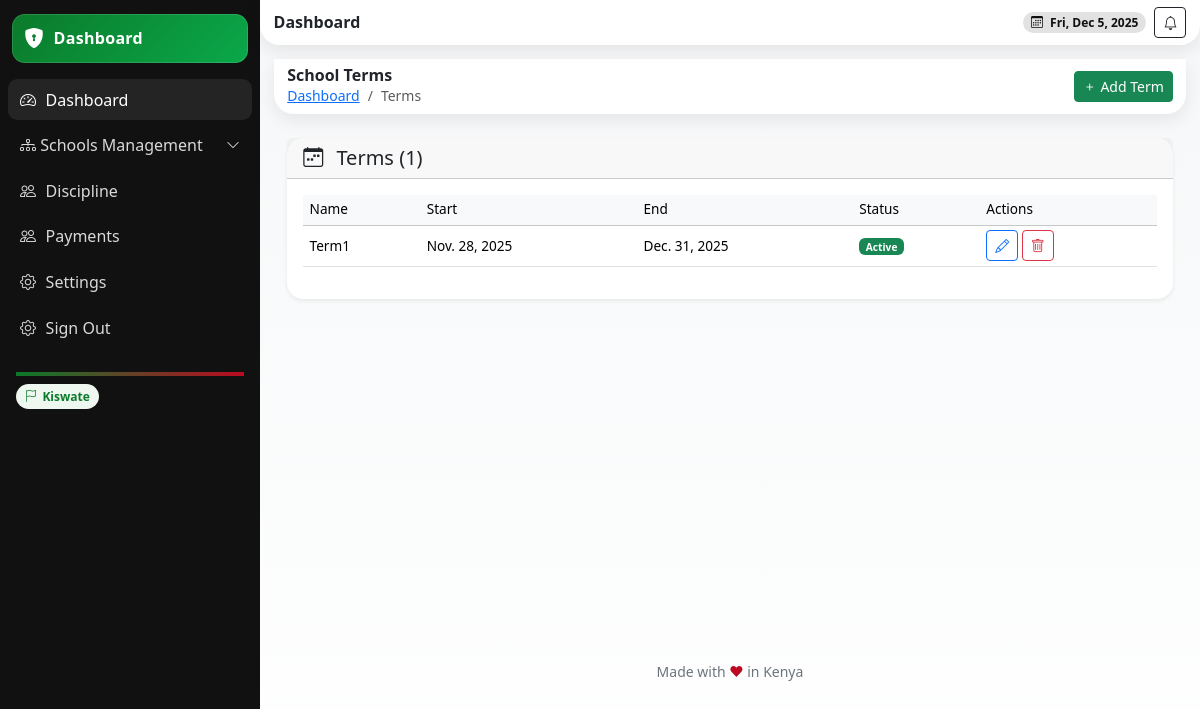
/terms/ (signed in), run on an earlier commit of the app's database.
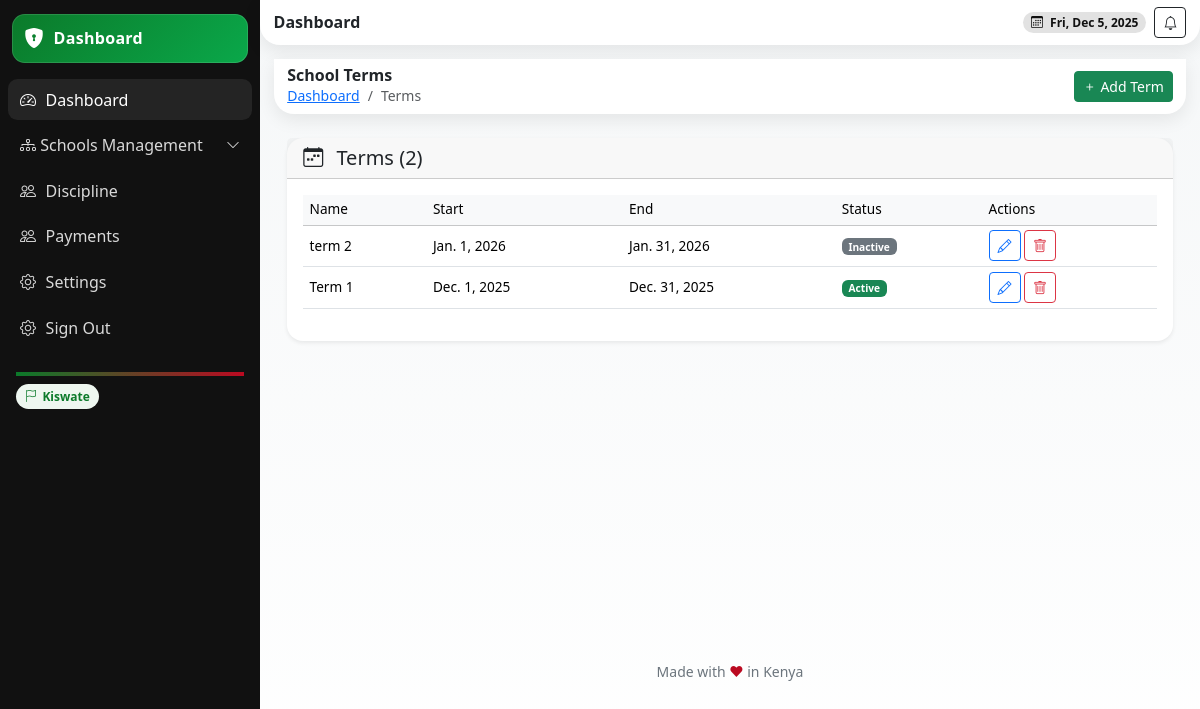
And on a later commit of the database.
### school/models.py (models this page shows, shortened)
class Term(models.Model):
    school = models.ForeignKey('School', on_delete=models.CASCADE, related_name='terms')
    name = models.CharField(max_length=80)
    start_date = models.DateField()
    end_date = models.DateField()
    is_active = models.BooleanField(default=False)
    class Meta:
        unique_together = ('school', 'name')
    class Meta:
        ordering = ['-start_date']

### school/views.py (the view)
# urls.py: path("terms/", views.term_list, name="term-list"),
def term_list(request):
    try:
        school = request.user.school_admin_profile
    except AttributeError as e:
        logger.warning(f"Permission denied for user {request.user.email}: {e}")
        messages.error(request, f"You do not have permission to access this page. (User: {request.user.email})")
        return redirect('school:dashboard')
    terms = Term.objects.filter(school=school)
    form = TermForm()
    return render(request, "school/terms.html", {"school": school, "terms": terms, "form": form})

### templates/school/terms.html (shortened to what this page needs)
{% extends 'school/base.html' %}
{% block content %}
<header class="header d-flex align-items-center justify-content-between">
  <div class="d-flex align-items-center gap-2">
    <div>
      <h6 class="m-0 fw-bold">School Terms</h6>
      <nav aria-label="breadcrumb" class="small">
        <ol class="breadcrumb mb-0">
          <li class="breadcrumb-item"><a href="{% url 'school:dashboard' %}">Dashboard</a></li>
          <li class="breadcrumb-item active" aria-current="page">Terms</li>
        </ol>
      </nav>
    </div>
  </div>
  <div>
    <button class="btn btn-sm btn-success"
            data-bs-toggle="modal"
            data-bs-target="#termModal"
            data-mode="create">
      <i class="bi bi-plus"></i> Add Term
    </button>
  </div>
</header>
<section class="content container-fluid py-4">
  <div class="card shadow-sm border-0 rounded-4">
    <div class="card-header d-flex justify-content-between align-items-center">
      <h5 class="mb-0"><i class="bi bi-calendar-week me-2"></i> Terms ({{ terms.count }})</h5>
    </div>
    <div class="card-body">
      <div class="table-responsive">
        <table class="table table-hover align-middle">
          <thead class="table-light">
            <tr>
              <th>Name</th>
              <th>Start</th>
              <th>End</th>
              <th>Status</th>
              <th>Actions</th>
            </tr>
          </thead>
          <tbody>
            {% for term in terms %}
            <tr>
              <td>{{ term.name }}</td>
              <td>{{ term.start_date }}</td>
              <td>{{ term.end_date }}</td>
              <td>
                {% if term.is_active %}
                  <span class="badge bg-success">Active</span>
                {% else %}
                  <span class="badge bg-secondary">Inactive</span>
                {% endif %}
              </td>
              <td>
                <button class="btn btn-sm btn-outline-primary"
                        data-bs-toggle="modal"
                        data-bs-target="#termModal"
                        data-mode="edit"
                        data-id="{{ term.id }}"
                        data-name="{{ term.name }}"
                        data-start="{{ term.start_date }}"
                        data-end="{{ term.end_date }}"
                        data-active="{{ term.is_active }}">
                  <i class="bi bi-pencil"></i>
                </button>
                <button class="btn btn-sm btn-outline-danger"
                        data-bs-toggle="modal"
                        data-bs-target="#deleteModal"
                        data-id="{{ term.id }}"
                        data-name="{{ term.name }}">
                  <i class="bi bi-trash"></i>
                </button>
              </td>
            </tr>
            {% empty %}
            <tr>
              <td colspan="5" class="text-center text-muted py-4">No terms found.</td>
            </tr>
            {% endfor %}
          </tbody>
        </table>
      </div>
    </div>
  </div>
</section>
{% endblock %}

What changed in the data, as far as the page shows it:
removed Term: name "Term1", start_date "Nov. 28, 2025", end_date "Dec. 31, 2025", is_active "Active"
added Term: name "term 2", start_date "Jan. 1, 2026", end_date "Jan. 31, 2026", is_active "Inactive"
added Term: name "Term 1", start_date "Dec. 1, 2025", end_date "Dec. 31, 2025", is_active "Active"
Also different on the page:
{{ terms.count }}: "1" → "2"
